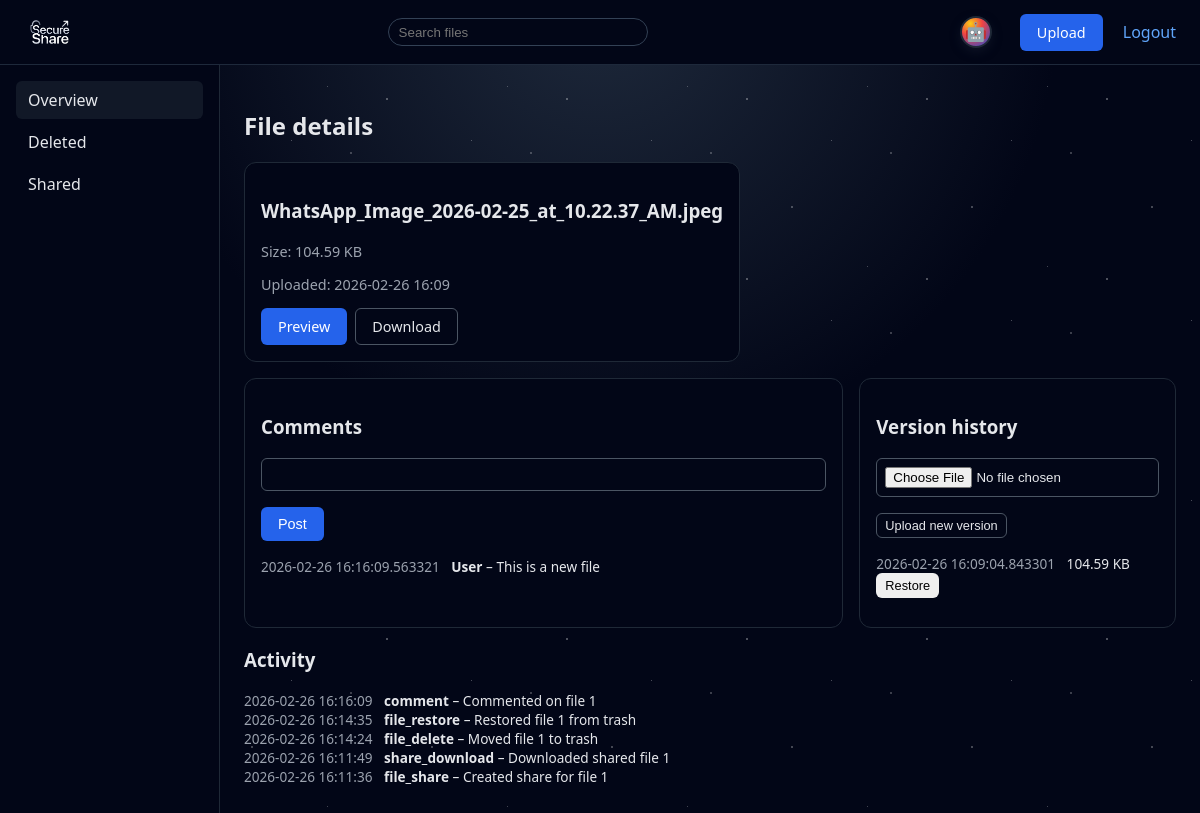
/files/details/1 (signed in), run on the app's committed database.
### models.py (models this page shows)
class File(db.Model):
    __tablename__ = "files"
    id = db.Column(db.Integer, primary_key=True)
    owner_id = db.Column(db.Integer, db.ForeignKey("users.id"), nullable=False)
    folder_id = db.Column(db.Integer, db.ForeignKey("folders.id"), nullable=True)
    original_filename = db.Column(db.String(255), nullable=False)
    stored_filename = db.Column(db.String(255), nullable=False, unique=True)
    mime_type = db.Column(db.String(128), nullable=True)
    size_bytes = db.Column(db.Integer, nullable=False)
    sha256_hash = db.Column(db.String(64), nullable=False)
    created_at = db.Column(db.DateTime, default=datetime.utcnow, nullable=False)
    is_deleted = db.Column(db.Boolean, default=False, nullable=False)
    is_starred = db.Column(db.Boolean, default=False, nullable=False)
    last_accessed_at = db.Column(db.DateTime, nullable=True)
    shares = db.relationship("Share", backref="file", lazy=True, cascade="all, delete-orphan")
    versions = db.relationship("FileVersion", backref="file", lazy=True, cascade="all, delete-orphan", order_by="FileVersion.created_at.desc()")
    comments = db.relationship("Comment", backref="file", lazy=True, cascade="all, delete-orphan", order_by="Comment.created_at.desc()")

class Comment(db.Model):
    __tablename__ = "comments"
    id = db.Column(db.Integer, primary_key=True)
    file_id = db.Column(db.Integer, db.ForeignKey("files.id"), nullable=False)
    user_id = db.Column(db.Integer, db.ForeignKey("users.id"), nullable=False)
    content = db.Column(db.Text, nullable=False)
    created_at = db.Column(db.DateTime, default=datetime.utcnow, nullable=False)

class FileVersion(db.Model):
    __tablename__ = "file_versions"
    id = db.Column(db.Integer, primary_key=True)
    file_id = db.Column(db.Integer, db.ForeignKey("files.id"), nullable=False)
    stored_filename = db.Column(db.String(255), nullable=False)
    mime_type = db.Column(db.String(128), nullable=True)
    size_bytes = db.Column(db.Integer, nullable=False)
    sha256_hash = db.Column(db.String(64), nullable=False)
    created_at = db.Column(db.DateTime, default=datetime.utcnow, nullable=False)
    created_by_id = db.Column(db.Integer, db.ForeignKey("users.id"), nullable=True)

class AuditLog(db.Model):
    __tablename__ = "audit_logs"
    id = db.Column(db.Integer, primary_key=True)
    user_id = db.Column(db.Integer, db.ForeignKey("users.id"), nullable=True)
    ip_address = db.Column(db.String(64), nullable=True)
    event_type = db.Column(db.String(64), nullable=False)
    description = db.Column(db.Text, nullable=False)
    created_at = db.Column(db.DateTime, server_default=func.now(), nullable=False)

### views_files.py (the view, shortened to what this page needs)
@files_bp.route("/details/<int:file_id>", methods=["GET", "POST"])
@login_required
def details(file_id: int):
    f_model = File.query.get_or_404(file_id)
    if not _check_file_access(f_model):
        abort(403)
    comment_form = CommentForm()
    version_form = VersionUploadForm()
    versions = f_model.versions
    from models import AuditLog
    activity = (
        AuditLog.query.filter(
            AuditLog.description.ilike(f"%file {f_model.id}%")
        )
        .order_by(AuditLog.created_at.desc())
        .limit(20)
        .all()
    )
    comments = f_model.comments
    return render_template(
        "file_details.html",
        file=f_model,
        versions=versions,
        comments=comments,
        activity=activity,
        comment_form=comment_form,
        version_form=version_form,
    )

### views_files.py
class CommentForm(FlaskForm):
    content = StringField("Add a comment", validators=[DataRequired(), Length(max=500)])
    submit = SubmitField("Post")

class VersionUploadForm(FlaskForm):
    file = FileField("New version", validators=[DataRequired()])
    submit = SubmitField("Upload new version")

### models.py (called while the page is built)
@login_manager.user_loader
def load_user(user_id):
    return db.session.get(User, int(user_id))

### views_files.py (called while the page is built)
def _check_file_access(file: File) -> bool:
    return file.owner_id == current_user.id or current_user.is_admin

### templates/file_details.html (shortened to what this page needs)
{% extends "base.html" %}
{% block content %}
  <h2>File details</h2>
  <div class="profile-cards">
    <div class="card">
      <h3>{{ file.original_filename }}</h3>
      <p class="subtitle">Size: {{ (file.size_bytes / 1024) | round(2) }} KB</p>
      <p class="subtitle">Uploaded: {{ file.created_at.strftime('%Y-%m-%d %H:%M') }}</p>
      <div class="empty-actions">
        <a href="{{ url_for('files.preview', file_id=file.id) }}" class="btn btn-primary">Preview</a>
        <a href="{{ url_for('files.download', file_id=file.id) }}" class="btn btn-secondary">Download</a>
      </div>
    </div>
  </div>
  <div class="profile-cards">
    <div class="card" style="flex: 2;">
      <h3>Comments</h3>
      <form method="post">
        <div class="form-group">
          {{ comment_form.content(class="input") }}
        </div>
        {{ comment_form.submit(class="btn btn-primary") }}
      </form>
      <ul class="activity-list" style="margin-top: 1rem;">
        {% for c in comments %}
          <li>
            <span class="activity-time">{{ c.created_at }}</span>
            <strong>{{ c.user.email if c.user else 'User' }}</strong> – {{ c.content }}
          </li>
        {% else %}
          <li>No comments yet.</li>
        {% endfor %}
      </ul>
    </div>
    <div class="card" style="flex: 1;">
      <h3>Version history</h3>
      <form method="post" action="{{ url_for('files.upload_version', file_id=file.id) }}" enctype="multipart/form-data">
        <div class="form-group">
          {{ version_form.file(class="input") }}
        </div>
        {{ version_form.submit(class="btn btn-secondary btn-small") }}
      </form>
      <ul class="activity-list" style="margin-top: 1rem;">
        {% for v in versions %}
          <li>
            <span class="activity-time">{{ v.created_at }}</span>
            {{ (v.size_bytes / 1024) | round(2) }} KB
            <form method="post" action="{{ url_for('files.restore_version', version_id=v.id) }}" style="display:inline;">
              <button class="btn btn-small" type="submit">Restore</button>
            </form>
          </li>
        {% else %}
          <li>Only the current version exists.</li>
        {% endfor %}
      </ul>
    </div>
  </div>
  <h3>Activity</h3>
  {% if activity %}
    <ul class="activity-list">
      {% for log in activity %}
        <li>
          <span class="activity-time">{{ log.created_at }}</span>
          <span class="activity-type">{{ log.event_type }}</span> – {{ log.description }}
        </li>
      {% endfor %}
    </ul>
  {% else %}
    <p>No activity yet for this file.</p>
  {% endif %}
{% endblock %}

### static/styles.css (style rules this page uses)
* { box-sizing: border-box; }
body { margin: 0; font-family: system-ui, -apple-system, BlinkMacSystemFont, "Segoe UI", sans-serif; background: #0f172a; color: #e5e7eb; }
body::before, body::after { content: ""; position: fixed; inset: 0; pointer-events: none; z-index: -1; }
body::before { background-image: radial-gradient(1px 1px at 10% 20%, rgba(255,255,255,0.85) 50%, transparent 51%), radial-gradient(1px 1px at 30% 80%, rgba(255,255,255,0.70) 50%, transparent 51%), radial-gradient(1px 1px at 55% 40%, rgba(255,255,255,0.75) 50%, transparent 51%), radial-gradient(1px 1px at 75% 65%, rgba(255,255,255,0.65) 50%, transparent 51%), radial-gradient(1px 1px at 90% 30%, rgba(255,255,255,0.60) 50%, transparent 51%); background-size: 260px 260px; background-repeat: repeat; opacity: 0.55; animation: star-drift-1 90s linear infinite; }
body::after { background-image: radial-gradient(1.5px 1.5px at 15% 55%, rgba(255,255,255,0.85) 50%, transparent 51%), radial-gradient(1.5px 1.5px at 40% 15%, rgba(255,255,255,0.75) 50%, transparent 51%), radial-gradient(1.5px 1.5px at 62% 78%, rgba(255,255,255,0.80) 50%, transparent 51%), radial-gradient(1.5px 1.5px at 82% 48%, rgba(255,255,255,0.70) 50%, transparent 51%), radial-gradient(1.5px 1.5px at 95% 85%, rgba(255,255,255,0.65) 50%, transparent 51%); background-size: 180px 180px; background-repeat: repeat; opacity: 0.35; animation: star-drift-2 65s linear infinite, star-twinkle 5.5s ease-in-out infinite; }
a { color: #60a5fa; text-decoration: none; }
.btn { display: inline-block; padding: 0.5rem 1rem; border-radius: 0.375rem; border: 1px solid transparent; font-size: 0.9rem; }
.btn-primary { background: #2563eb; color: white; }
.btn-secondary { background: transparent; border-color: #4b5563; color: #e5e7eb; }
.btn-small { padding: 0.25rem 0.5rem; font-size: 0.8rem; }
.form-group { margin-bottom: 1rem; }
.input { width: 100%; padding: 0.5rem; border-radius: 0.375rem; border: 1px solid #4b5563; background: #020617; color: #e5e7eb; }
.subtitle { color: #9ca3af; font-size: 0.9rem; }
.activity-list { list-style: none; padding-left: 0; font-size: 0.85rem; }
.activity-time { color: #9ca3af; margin-right: 0.5rem; }
.activity-type { font-weight: 600; }
.profile-cards { display: flex; gap: 1rem; margin-bottom: 1rem; }
.card { background: #020617; border-radius: 0.75rem; padding: 1rem; border: 1px solid #1f2937; transition: box-shadow 0.15s ease, transform 0.15s ease, border-color 0.15s ease, background 0.15s ease; }
body { background: radial-gradient(circle at top, #1e293b 0, #020617 45%, #020617 100%); }
.btn { cursor: pointer; transition: transform 0.15s ease, box-shadow 0.15s ease, background 0.15s ease, border-color 0.15s ease; }
.empty-actions { margin-top: 0.75rem; display: flex; gap: 0.5rem; }

### data on the page
File: original_filename "WhatsApp_Image_2026-02-25_at_10.22.37_AM.jpeg", (file.size_bytes/1024)|round(2) "104.59", created_at "2026-02-26 16:09"
Comment: created_at "2026-02-26 16:16:09.563321", user "User", content "This is a new file"
FileVersion: created_at "2026-02-26 16:09:04.843301", (v.size_bytes/1024)|round(2) "104.59"
AuditLog: created_at "2026-02-26 16:16:09", event_type "comment", description "Commented on file 1"
AuditLog: created_at "2026-02-26 16:14:35", event_type "file_restore", description "Restored file 1 from trash"
AuditLog: created_at "2026-02-26 16:14:24", event_type "file_delete", description "Moved file 1 to trash"
AuditLog: created_at "2026-02-26 16:11:49", event_type "share_download", description "Downloaded shared file 1"
AuditLog: created_at "2026-02-26 16:11:36", event_type "file_share", description "Created share for file 1"
